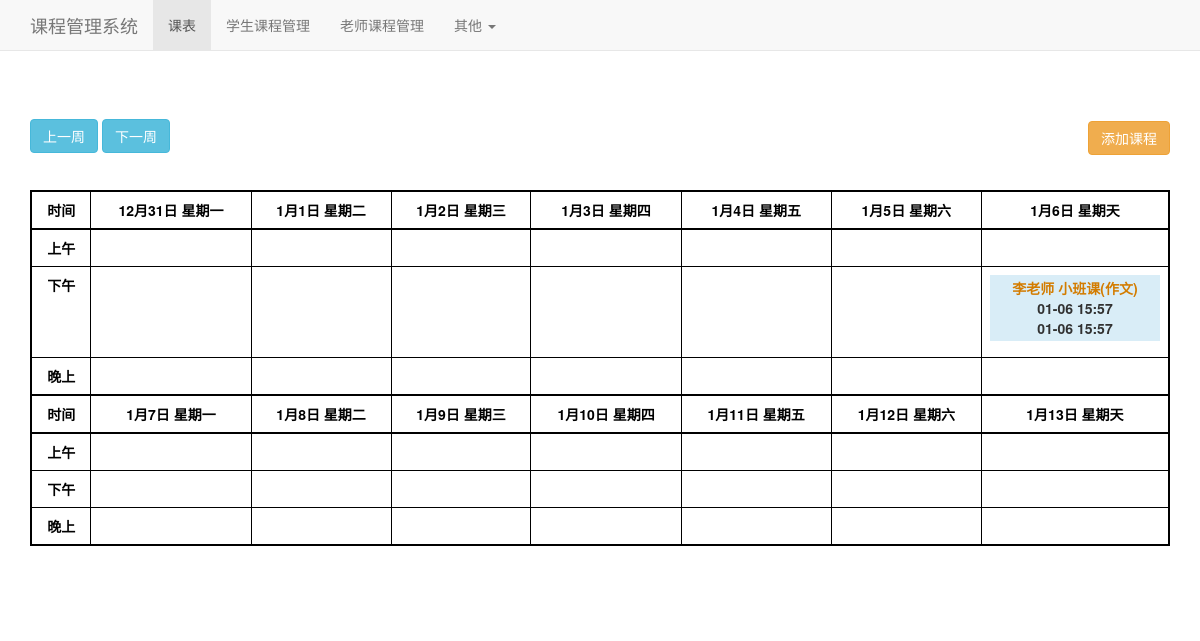
/lesson/schedule/, run on the app's committed database.
### lesson/models.py (models this page shows)
class ScheduleLessonInfo(models.Model):
    lesson_of_teacher = models.ForeignKey(verbose_name='老师课程', to=LessonOfTeacher, on_delete=models.CASCADE)
    start = models.DateTimeField(verbose_name='开始时间')
    end = models.DateTimeField(verbose_name='结束时间')
    class Meta:
        verbose_name = '排课表'
        verbose_name_plural = verbose_name

class LessonOfTeacher(models.Model):
    lesson = models.ForeignKey(verbose_name='课程信息', to=LessonInfo, on_delete=models.CASCADE)
    teacher = models.ForeignKey(verbose_name='老师信息', to='teacher.TeacherInfo', on_delete=models.CASCADE)
    price = models.DecimalField(verbose_name='老师课时费', max_digits=18, decimal_places=2)
    def __str__(self):
        return '%s %s' % (self.teacher, self.lesson)
    class Meta:
        verbose_name = '老师课程关系表'
        verbose_name_plural = verbose_name

class LessonInfo(models.Model):
    name = models.CharField(verbose_name='课程名称', max_length=50)
    subject = models.ForeignKey(verbose_name='科目种类', to=SubjectInfo, on_delete=models.CASCADE)
    def __str__(self):
        return self.name
    class Meta:
        verbose_name = '课程信息'
        verbose_name_plural = verbose_name

### teacher/models.py (models this page shows, shortened)
class TeacherInfo(models.Model):
    name = models.CharField(verbose_name='老师姓名', max_length=50)
    gender = models.BooleanField(verbose_name='性别', default=False)
    account = models.CharField(verbose_name='账号', max_length=50, default=random_account)
    password = models.CharField(verbose_name='密码', max_length=40, default='fd3d69aafa0d649b44d7d6cdf4c6159937cadac5')
    def __str__(self):
        return self.name
    class Meta:
        verbose_name = '老师信息'
        verbose_name_plural = verbose_name

### lesson/views.py (the view)
# urls.py: path('schedule/', ScheduleView.as_view()),
class ScheduleView(View):
    def get(self, request):
        date = request.GET.get('date')
        if not date:
            now = datetime.date.today()
        else:
            now = datetime.datetime.strptime(date, '%Y-%m-%d').date()
        lesson_of_teacher_list = LessonOfTeacher.objects.all()
        lesson_info_list = []
        for i in range(2):
            this_week_start = now - datetime.timedelta(days=now.weekday() - 7*i)
            schedule = ScheduleLessonInfo.objects.filter(start__gte=this_week_start, start__lt=this_week_start+datetime.timedelta(days=7)).order_by('start', 'end')
            date_list = []
            morning_list = []
            afternoon_list = []
            night_list = []
            for day in range(7):
                date = this_week_start + datetime.timedelta(days=day)
                d = '%s月%s日 %s' % (date.month, date.day, self.get_weed_day(date))
                date_list.append(d)
                schedule_date = schedule.filter(start__date=date)
                morning = schedule_date.filter(start__hour__lte=11)
                afternoon = schedule_date.filter(start__hour__range=(12, 16))
                night = schedule_date.filter(start__hour__gte=17)
                morning_list.append(morning)
                afternoon_list.append(afternoon)
                night_list.append(night)
            lesson_info = {
                'date_list': date_list,
                'morning': morning_list,
                'afternoon': afternoon_list,
                'night': night_list,
            }
            lesson_info_list.append(lesson_info)
        context = {
            'title': '课表',
            'modal_title': '课程安排',
            'add_button': '添加课程',
            'lesson_of_teacher_list': lesson_of_teacher_list,
            'lesson_info_list': lesson_info_list,
        }
        return render(request, 'lesson/schedule.html', context)
    def get_weed_day(self, date):
        week_day_dict = {
            0: '星期一',
            1: '星期二',
            2: '星期三',
            3: '星期四',
            4: '星期五',
            5: '星期六',
            6: '星期天',
        }
        day = date.weekday()
        return week_day_dict[day]

### templates/lesson/schedule.html (shortened to what this page needs)
{% extends "base.html" %}
{% block head %}
    <link rel="stylesheet" href="/static/css/bootstrap-datetimepicker.min.css">
{% endblock head %}
{% block navbar %}
    <li class="active"><a href="/lesson/schedule/">课表</a></li>
    <li><a href="/lesson/student/">学生课程管理</a></li>
    <li><a href="/lesson/teacher/">老师课程管理</a></li>
    <li class="dropdown">
        <a href="#" class="dropdown-toggle" data-toggle="dropdown" role="button" aria-haspopup="true" aria-expanded="false">
            其他 <span class="caret"></span>
        </a>
    </li>
{% endblock navbar %}
{% block search %}
<button type="button" class="btn btn-info" onclick="week(-1)">上一周</button>
<button type="button" class="btn btn-info" onclick="week(1)">下一周</button>
{% endblock search %}
{% block table %}
    {% for lesson_info in lesson_info_list %}
    <thead>
        <tr>
            <th>时间</th>
            {% for date in lesson_info.date_list %}
                <th>{{ date }}</th>
            {% endfor %}
        </tr>
    </thead>
    <tbody>
        <tr>
            <th scope="row">上午</th>
            {% for morning in lesson_info.morning %}
            <td class="text-muted">
            </td>
            {% endfor %}
        </tr>
        <tr>
            <th scope="row">下午</th>
            {% for afternoon in lesson_info.afternoon %}
            <td class="text-muted">
                {% for lesson in afternoon %}
                <div class="lesson">
                    <div data-toggle="modal" data-target="#updateModal" onclick="update({{ lesson.id }})">
                        <div class="lesson_info">{{ lesson.lesson_of_teacher }}</div>
                        <div class="start_time">{{ lesson.start|date:'m-d H:i' }}</div>
                        <div class="end_time">{{ lesson.end|date:'m-d H:i' }}</div>
                    </div>
                </div>
                {% endfor %}
            </td>
            {% endfor %}
        </tr>
        <tr>
            <th scope="row">晚上</th>
            {% for night in lesson_info.night %}
            <td class="text-muted">
            </td>
            {% endfor %}
        </tr>
    </tbody>
    {% endfor %}
{% endblock table %}

### static/css/main.css (style rules this page uses)
thead { border: 2px solid #000; }
tbody { border: 2px solid #000; }
.table-bordered tbody tr td, .table-bordered thead tr th, .table-bordered tbody tr th { border: 1px solid #000; }
.table th, .table td { text-align: center; }
.lesson { margin-bottom: 8px; background-color: #d9edf7; padding: 3px 0; cursor: pointer; }
.lesson .start_time, .lesson .end_time { color: #323232; font-weight: bold; }
.lesson .lesson_info { font-weight: bold; color: #d37c00; }

### data on the page
ScheduleLessonInfo: lesson_of_teacher "李老师 小班课(作文)", start "01-06 15:57", end "01-06 15:57"

### other printed values
{{ add_button }} "添加课程"
{{ date }} "12月31日 星期一" "1月1日 星期二" "1月2日 星期三" "1月3日 星期四" "1月4日 星期五" "1月5日 星期六" "1月6日 星期天" "1月7日 星期一" "1月8日 星期二" "1月9日 星期三" "1月10日 星期四" "1月11日 星期五" "1月12日 星期六" "1月13日 星期天"
